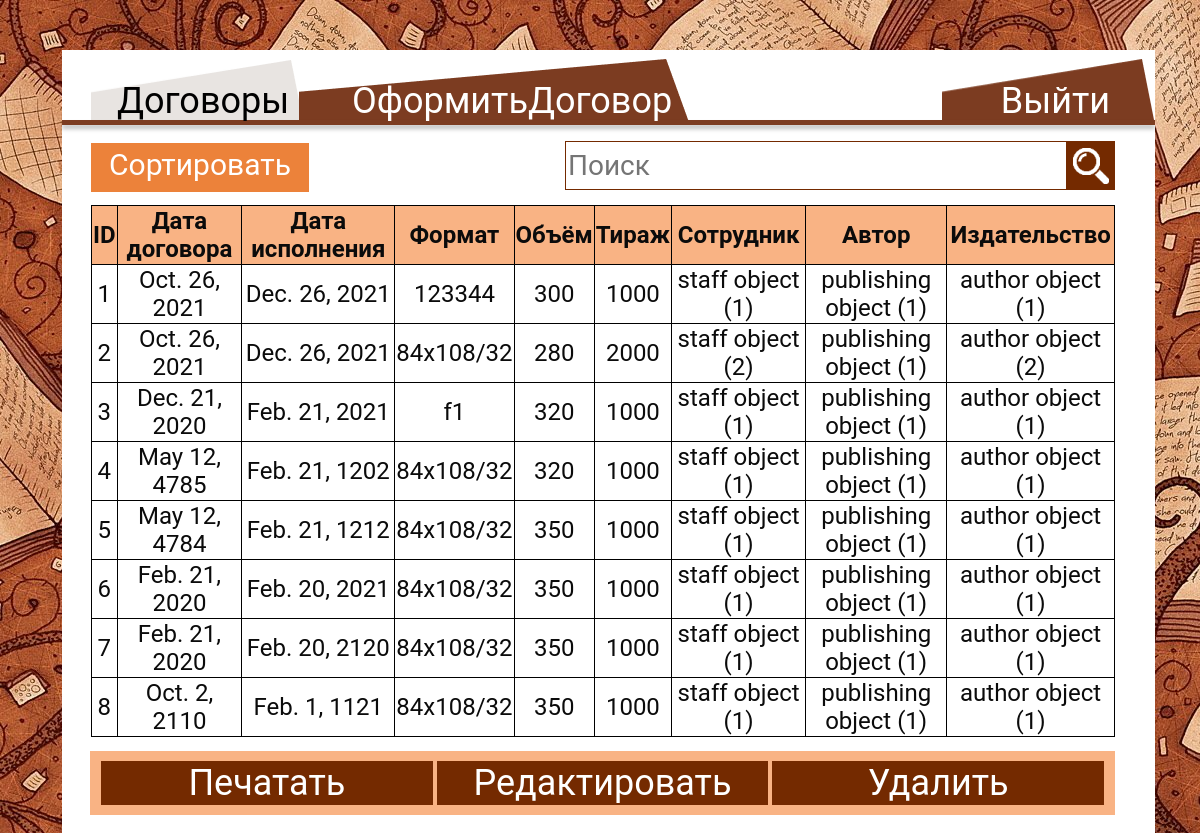
Page /websityContract.html on the committed database.
### publishingapp/models.py (models this page shows)
class contract(models.Model):
    contractDate = models.DateField(default=datetime.now, blank=True)
    circulation = models.IntegerField(default=0)
    format = models.CharField(max_length=50)
    volume = models.IntegerField(default=0)
    dateExecution = models.DateField(default=datetime.now, blank=True)
    staff_id = models.ForeignKey(staff, on_delete=models.CASCADE)
    publishing_id = models.ForeignKey(publishing, on_delete=models.CASCADE)
    author_id = models.ForeignKey(author, on_delete=models.CASCADE)

class staff(models.Model):
    surname = models.CharField(max_length=50)
    name = models.CharField(max_length=50)
    patronymic = models.CharField(max_length=50)
    address = models.CharField(max_length=100)
    telephone = models.CharField(max_length=11)
    passport = models.CharField(max_length=10)
    mail = models.CharField(max_length=50)
    login = models.CharField(max_length=30)
    password = models.CharField(max_length=30)
    priority = models.CharField(max_length=1,default='1')

class publishing(models.Model):
    title = models.CharField(max_length=50)
    address = models.CharField(max_length=100)
    telephone = models.CharField(max_length=11)
    mail = models.CharField(max_length=50)

class author(models.Model):
    surname = models.CharField(max_length=50)
    name = models.CharField(max_length=50)
    patronymic = models.CharField(max_length=50)
    address = models.CharField(max_length=100)
    telephone = models.CharField(max_length=11)
    passport = models.CharField(max_length=10)
    mail = models.CharField(max_length=50)

### publishingapp/views.py (the view)
# urls.py: path('websityContract.html', Contract.as_view()),
class Contract(View):
    def get(self,request):
        contractss = get_contract()
        context = {
           'contractss': contractss
        }
        return render(request, 'websityContract.html', context=context)

### publishingapp/baza.py (called while the page is built)
def get_contract():
    contracts = contract.objects.all()
    return contracts

### publishingapp/templates/websityContract.html (shortened to what this page needs)
<!DOCTYPE HTML>
{% load static %}
<html>
	<head>
		<link rel="stylesheet" type="text/css" href="{% static 'css/styleContract.css' %}">
	</head>
	<body>
		<div>
			<div class="a"style="display:inline-block"><a href="websityContract.html" class="Contract"></a>
			<a href="websityContract.html"class="ContractText">Договоры</a></div>
			<div class="a1"style="display:inline-block"><a href="websityFormalizeContract.html" class="formalizeContract"></a>
			<a href="websityFormalizeContract.html" class="formalizeContractText">ОформитьДоговор</a></div>
			<div class="a2"style="display:inline-block;float:right"><a href="websity.html" class="Exit" ></a>
			<a href="websity.html" class="ExitText">Выйти</a></div>
		</div>
		<hr size="5" style="">
		<div class="buttonSortA" style="margin-top:18px;display:inline-block;">
		  <button onclick="myFunction()" class="buttonSort"> Сортировать по</button>
		</div>
		<div style="display:inline-block; float:right">
		<form style="display:inline-block;">
			<p style="display:inline-block;float:right;vertical-align:top"><input type="text" class="search" placeholder="Поиск">
			<button type="submit" class="buttonSearch"><img src="{% static 'img/лупа.png' %}" alt="" style="vertical-align:middle" width= "36px" height= "36px"></button></p>
		</form>
		</div>
		<div class="table">
			<table>
				<tr>
					<th>ID</th>
					<th>Дата договора</th>
					<th>Дата исполнения</th>
					<th>Формат</th>
					<th>Объём</th>
					<th>Тираж</th>
					<th>Сотрудник</th>
					<th>Автор</th>
					<th>Издательство</th>
			   </tr>
				{% for contract in contractss %}
				{% include 'contractOne.html' %}
				{% endfor %}
			</table>
			<div class="button">
				<a href="websityPrint.html"><input type="submit" class="buttonStyle buttonPrint" value="Печатать"></a>
				<a href="websityChangeContract.html"><input type="submit" class="buttonStyle buttonEdit" value="Редактировать"></a>
				<input type="submit" class="buttonStyle buttonDelete" value="Удалить">
			</div>
		</div>
	</body>
</html>

### publishingapp/templates/contractOne.html
{% block content %}
<tr>
	<td>{{ contract.id }}</td>
	<td>{{ contract.contractDate }}</td>
	<td>{{ contract.dateExecution }}</td>
	<td>{{ contract.format }}</td>
	<td>{{ contract.volume }}</td>
	<td>{{ contract.circulation }}</td>
	<td>{{ contract.staff_id }}</td>
	<td>{{ contract.publishing_id }}</td>
	<td>{{ contract.author_id }}</td>
</tr>
{% endblock %}

### publishingapp/static/css/styleContract.css (style rules this page uses)
html { background-image: url(../img/Фон.png); }
body { position: absolute; left: 54px; right: 37px; top: 42px; bottom: 35px; background: #FFFFFF; }
hr { position: relative; border-color:rgba(0, 0, 0, 0); background:#7C3C21; box-shadow: 0px 4px 4px rgba(0, 0, 0, 0.25); margin:0; }
.Contract { position: relative; width: 213px; height: 65.5px; left: 29px; top: 9px; background:url(../img/ДоговорПрямоугольник.png); display: inline-block; }
.formalizeContract { position: relative; width: 391px; height: 66px; left: 20px; top: 9px; background:url(../img/ОформитьДоговорПрямоугольник.png); display: inline-block; }
.Exit { position: relative; width: 213px; height: 65.5px; top: 9px; float:right; background:url(../img/ВыйтиПрямоугольник.png); display: inline-block; }
.ContractText { color: #000; border-radius: 2px; position: absolute; left: 55px; top:30px; font-size: 18px; z-index:100; font-family: Roboto; font-style: normal; font-weight: normal; font-size: 36px; line-height: 42px; text-align: center; }
.formalizeContractText { color: #fff; border-radius: 2px; position: absolute; left: 290px; top:30px; font-size: 18px; z-index:100; font-family: Roboto; font-style: normal; font-weight: normal; font-size: 36px; line-height: 42px; text-align: center; }
.ExitText { color: #fff; border-radius: 2px; position: absolute; float:right; right:45px; top:30px; font-size: 18px; z-index:100; font-family: Roboto; font-style: normal; font-weight: normal; font-size: 36px; line-height: 42px; text-align: center; }
a { text-decoration: none; }
.buttonSort { position: relative; border:0; height: 49px; width: 218px; margin-left: 29px; background: #EC823A; display: inline-block; font-family: Roboto; font-style: normal; font-weight: normal; font-size: 30px; line-height: 42px; text-align: center; color: #FFFFFF; }
.search { position: relative; width: 502px; height: 49px; right:35px; background: #FFFFFF; border: 1px solid #742A00; box-sizing: border-box; font-family: Roboto; font-style: normal; font-weight: normal; font-size: 28px; line-height: 33px; color: #000000; margin-left:0; }
.buttonSearch { position: relative; width: 49px; height: 49px; border:0; vertical-align:top; right:40px; background: #742A00; }
.table { position: absolute; left: 29px; right: 40px; top: 155px; bottom: 120px; z-index:999; background: #F9B384; overflow:auto; }
table { width:100%; border-collapse:collapse; border:1px solid black; font-family: Roboto; font-style: normal; font-weight: normal; font-size: 24px; line-height: 28px; text-align: center; color: #0B0B0B; }
tr { height: 52px; border:1px solid black; }
th { background: #F9B384; border:1px solid black; }
td { border:1px solid black; background: #fff; }
.buttonStyle { bottom:0; background: #742A00; border:0; font-family: Roboto; font-style: normal; font-weight: normal; font-size: 36px; line-height: 42px; text-align: right; color: #FFFFFF; display: inline-block; width: 33%; text-align: center; }
.button { position: fixed; left: 90px; bottom: 85px; padding: 10px; background: #39b54a; right:85px; text-align: center; background: #F9B384; }

### rows in the picture
contract: id "1", contractDate "Oct. 26, 2021", dateExecution "Dec. 26, 2021", format "123344", volume "300", circulation "1000", staff_id "staff object (1)", publishing_id "publishing object (1)", author_id "author object (1)"
contract: id "2", contractDate "Oct. 26, 2021", dateExecution "Dec. 26, 2021", format "84х108/32", volume "280", circulation "2000", staff_id "staff object (2)", publishing_id "publishing object (1)", author_id "author object (2)"
contract: id "3", contractDate "Dec. 21, 2020", dateExecution "Feb. 21, 2021", format "f1", volume "320", circulation "1000", staff_id "staff object (1)", publishing_id "publishing object (1)", author_id "author object (1)"
contract: id "4", contractDate "May 12, 4785", dateExecution "Feb. 21, 1202", format "84x108/32", volume "320", circulation "1000", staff_id "staff object (1)", publishing_id "publishing object (1)", author_id "author object (1)"
contract: id "5", contractDate "May 12, 4784", dateExecution "Feb. 21, 1212", format "84x108/32", volume "350", circulation "1000", staff_id "staff object (1)", publishing_id "publishing object (1)", author_id "author object (1)"
contract: id "6", contractDate "Feb. 21, 2020", dateExecution "Feb. 20, 2021", format "84x108/32", volume "350", circulation "1000", staff_id "staff object (1)", publishing_id "publishing object (1)", author_id "author object (1)"
contract: id "7", contractDate "Feb. 21, 2020", dateExecution "Feb. 20, 2120", format "84x108/32", volume "350", circulation "1000", staff_id "staff object (1)", publishing_id "publishing object (1)", author_id "author object (1)"
contract: id "8", contractDate "Oct. 2, 2110", dateExecution "Feb. 1, 1121", format "84x108/32", volume "350", circulation "1000", staff_id "staff object (1)", publishing_id "publishing object (1)", author_id "author object (1)"
